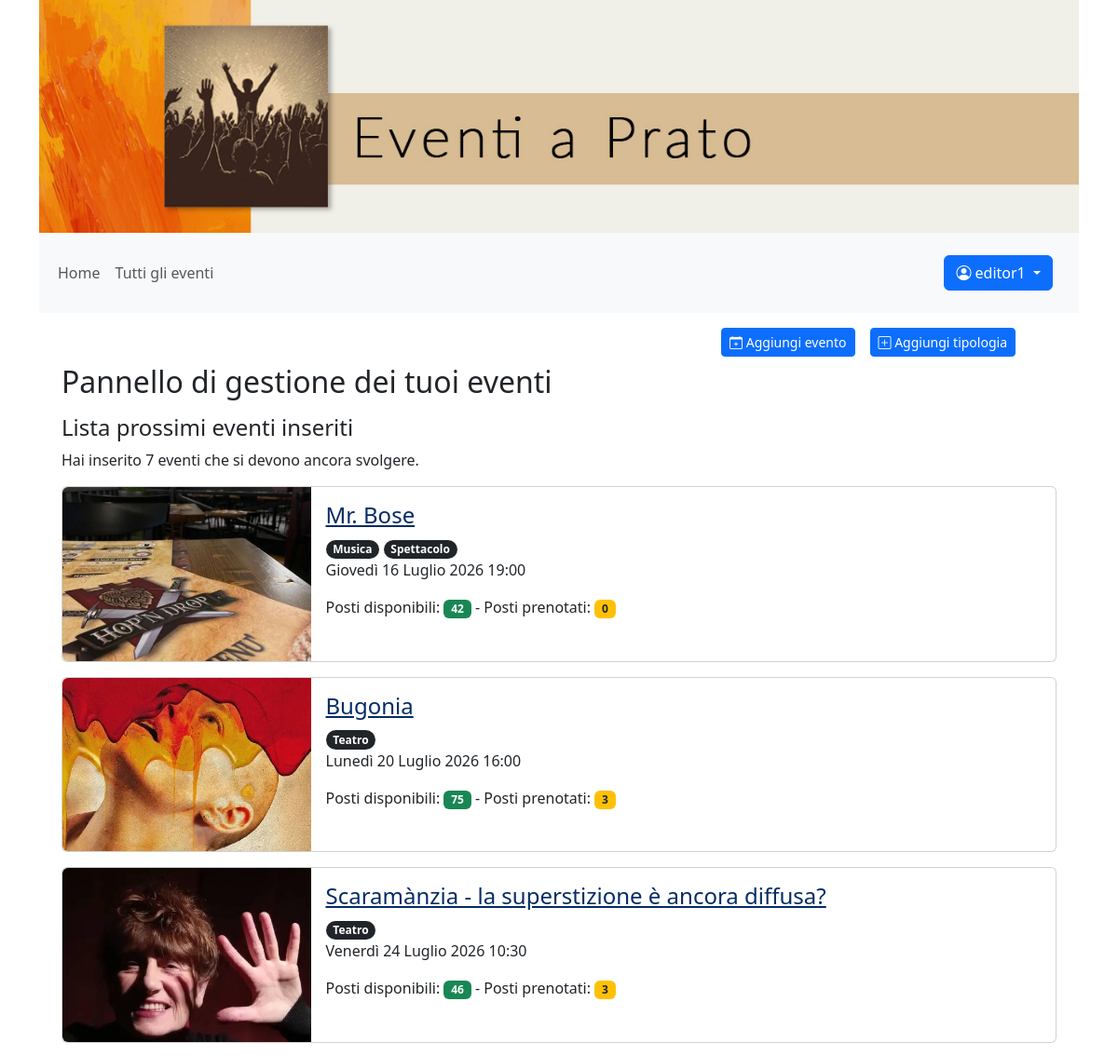
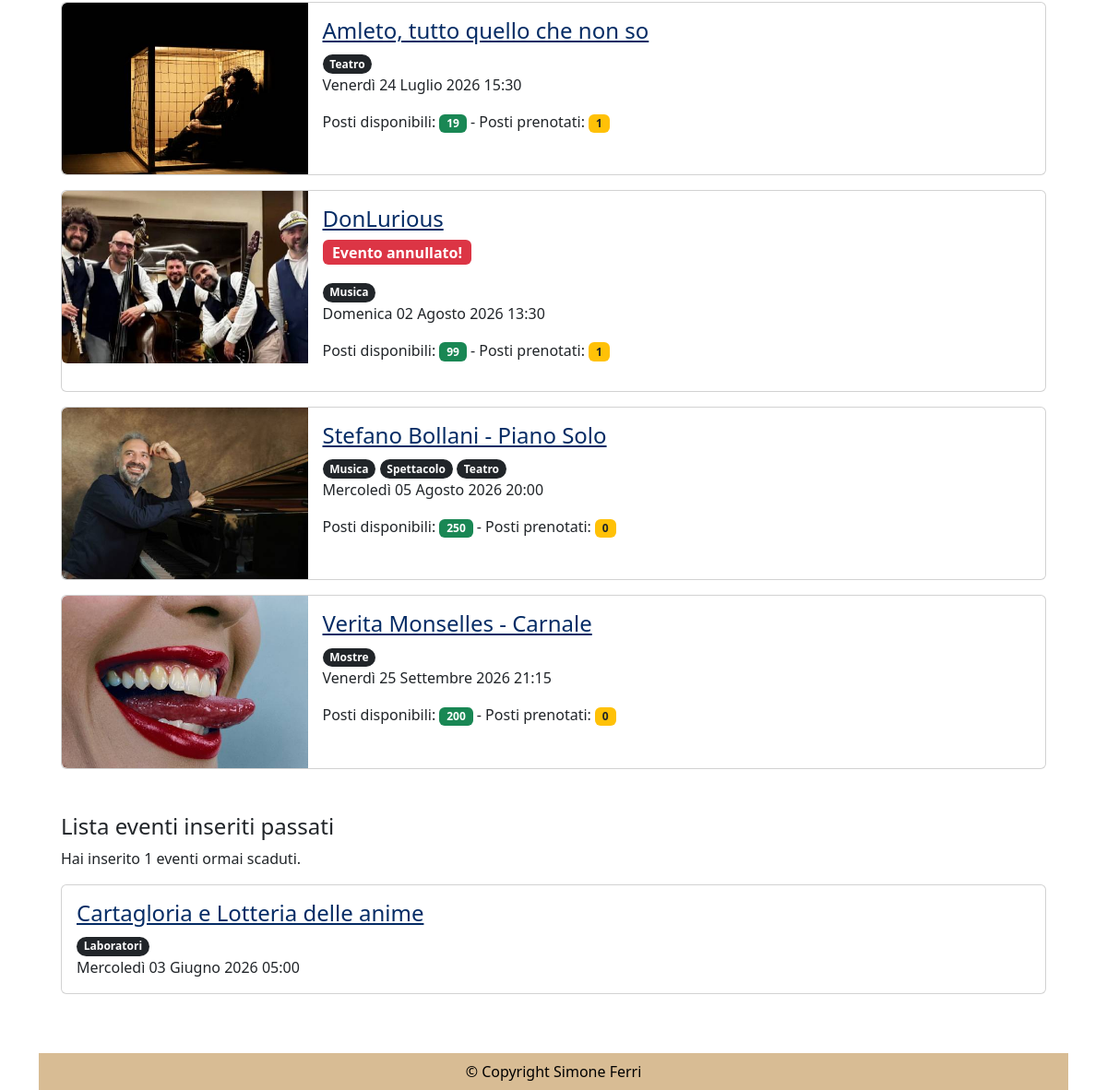
Page /eventi_inseriti/ (signed in) on the committed database (2 pictures, top to bottom).
### eventi_accounts/models.py (models this page shows)
class CustomUser(AbstractUser):
    eta = models.PositiveIntegerField(null=True, blank=True, verbose_name="Età")
    telefono = models.PositiveIntegerField(null=True, blank=True)

### eventi_gestione/models.py (models this page shows, shortened)
class Eventi(models.Model):
    nome_evento = models.CharField(max_length=100)
    descrizione_evento = models.TextField()
    tipo_evento = models.ManyToManyField(Tipologia, related_name='eventi')
    luogo_evento = models.CharField(max_length=100)
    data_ora_evento = models.DateTimeField()
    immagine_evento = models.ImageField(upload_to='eventi/', blank=True)
    posti_prenotabili = models.PositiveIntegerField(null=True, blank=True)
    prezzo = models.PositiveIntegerField(null=True, blank=True, default=0)
    pubblicato = models.BooleanField(default=False)
    annullato = models.BooleanField(default=False)
    creatore = models.ForeignKey(CustomUser, on_delete=models.CASCADE, related_name='eventi_creati', limit_choices_to={'groups__name': 'redattori'})

class Tipologia(models.Model):
    nome_tipo = models.CharField(max_length=100)
    creatore = models.ForeignKey(CustomUser, on_delete=models.CASCADE, related_name='tipologie_create')
    class Meta:
        ordering = ['nome_tipo']

### eventi_pagine/views.py (the view)
# urls.py: path("eventi_inseriti/", EditorEventListView.as_view(), name="eventi_inseriti"),
class EditorEventListView(LoginRequiredMixin, UserPassesTestMixin, ListView):
    model = Eventi
    template_name = 'gestione_eventi_elenco.html'
    context_object_name = 'gestione_eventi_elenco'
    def get_queryset(self):
        return Eventi.objects.filter(creatore=self.request.user, data_ora_evento__gte = timezone.now()).order_by('data_ora_evento')
    def get_context_data(self, **kwargs):
        context = super().get_context_data(**kwargs)
        context['eventi_inseriti_passati'] = Eventi.objects.filter(creatore=self.request.user,data_ora_evento__lt = timezone.now()).order_by('data_ora_evento')
        return context
    def test_func(self):
        return self.request.user.groups.filter(name='redattori').exists()

### eventi_pagine/templatetags/auth_extras.py (called while the page is built)
@register.filter(name='has_group')
def has_group(user, group_name):
    return user.groups.filter(name=group_name).exists()

### templates/gestione_eventi_elenco.html (shortened to what this page needs)
{% extends "base.html" %}
{% load auth_extras %}
{% block content %}
    {% if user.is_authenticated and user|has_group:"redattori" %}
        <nav class="navbar navbar-expand navbar-light bg-white mt-2">
            <div class="container-fluid">
                <div class="d-flex align-items-center">
                    <ul class="navbar-nav me-auto mb-2 mb-lg-0">
                        <li class="nav-item me-2">
                            <a href="/gestione_eventi/" class="btn btn-primary btn-sm bd-white" role="button"><i class="bi bi-calendar-plus"></i> Aggiungi evento</a>
                        </li>
                        <li class="nav-item">
                            <a href="/gestione_tipologia/" class="btn btn-primary btn-sm ms-lg-2" role="button"><i class="bi bi-plus-square"></i> Aggiungi tipologia</a>
                        </li>
		            <ul>
                </div>
            </div>
        </nav>
    {% endif %}
    <h2 class="{% if user.is_authenticated and not user|has_group:"redattori" %} mt-5 {% endif %}">Pannello di gestione dei tuoi eventi</h2>
    <h3 class="h4 mt-3">Lista prossimi eventi inseriti</h3>
    {% if gestione_eventi_elenco %}
        <p>Hai inserito {{ gestione_eventi_elenco.count }} eventi che si devono ancora svolgere.</p>
            {% for evento_inserito in gestione_eventi_elenco %}
                <div class="card mb-3" >
                    <div class="row g-0">
                        <div class="col-md-3">
                            {% if evento_inserito.immagine_evento %}
                                <img src="{{ evento_inserito.immagine_evento.url }}" class="img-fluid rounded-start" alt="">
                            {% endif %}
                        </div>
                        <div class="col-md-9">
                                <div class="card-body">
                                    <h3 class="card-title h4"><a class="text-primary-emphasis" href="{% url 'evento' evento_inserito.id %}">{{ evento_inserito.nome_evento }}</a></h3>
                                    {% if evento_inserito.annullato %}
                                        <p class="badge bg-danger fs-6">Evento annullato!</p>
                                    {% endif %}
                                    <p class="card-text">
                                        {% for tipologia in evento_inserito.tipo_evento.all %}
                                            <span class="badge rounded-pill text-bg-dark">{{ tipologia.nome_tipo }}</span>
                                        {% endfor %}
                                        <br>
                                        {{ evento_inserito.data_ora_evento }}<br>
                                        <p>Posti disponibili: <span class="badge bg-success">{{ evento_inserito.posti_prenotabili}}</span> - Posti prenotati: <span class="badge bg-warning text-dark">{{ evento_inserito.prenotazione_set.count }}</span> </p>
                                    </p>
                                </div>
                        </div>
                    </div>
                </div>
            {% endfor %}
    {% else %}
        <p class="alert alert-warning" role="alert">Nessun evento inserito</p>
    {% endif %}
    <h3 class="mt-5 h4">Lista eventi inseriti passati</h3>
    {% if eventi_inseriti_passati %}
        <p>Hai inserito {{ eventi_inseriti_passati.count }} eventi ormai scaduti.</p>
            {% for evento_inserito in eventi_inseriti_passati %}
                <div class="card mb-3" >
                    <div class="row g-0">
                        <div class="col-12">
                                <div class="card-body">
                                    <h3 class="card-title h4" ><a  class="text-primary-emphasis" href="{% url 'evento' evento_inserito.id %}">{{ evento_inserito.nome_evento }}</a></h3>
                                    <p class="card-text">
                                        {% for tipologia in evento_inserito.tipo_evento.all %}
                                            <span class="badge rounded-pill text-bg-dark">{{ tipologia.nome_tipo }}</span>
                                        {% endfor %}
                                        <br>
                                        {{ evento_inserito.data_ora_evento }}<br>
                                    </p>
                                </div>
                        </div>
                    </div>
                </div>
            {% endfor %}
    {% else %}
        <p class="alert alert-warning" role="alert">Nessun evento scaduto tra quelli inseriti</p>
    {% endif %}
{% endblock content %}

### templates/base.html (shortened to what this page needs)
{% load auth_extras %}
{% load static %}
<!DOCTYPE html>
<html lang="it">
    <head>
        <link href="https://cdn.jsdelivr.net/npm/bootstrap@5.3.8/dist/css/bootstrap.min.css" rel="stylesheet">
        <link rel="stylesheet" href="https://cdn.jsdelivr.net/npm/bootstrap-icons@1.13.1/font/bootstrap-icons.min.css">
        <link  rel="stylesheet"  href="{% static 'css/style.css' %}" type="text/css"  />
    </head>
    <body class="container d-flex flex-column min-vh-100">
        <header>
            <div class="header_img"></div>
            <nav class="navbar navbar-expand-lg bg-body-tertiary">
              <div class="container-fluid">
                <div class="collapse navbar-collapse" id="navbarText">
                  <ul class="navbar-nav me-auto mb-2 mb-lg-0 f5">
                    <li class="nav-item">
                        <a {% if request.resolver_match.url_name == 'home' %}class="nav-link active" aria-current="page"{% else %}class="nav-link"{% endif %} href="/">Home</a>
                    </li>
                    <li class="nav-item">
                      <a  {% if request.resolver_match.url_name == 'eventi' %}class="nav-link active" aria-current="page"{% else %}class="nav-link"{% endif %} href="/eventi">Tutti gli eventi</a>
                    </li>
                  </ul>
                  <span class="navbar-text">
                    {% if user.is_authenticated %}
                        <div class="navbar-text me-3">
                            <div class="btn-group">
                                <button type="button" class="btn btn-primary dropdown-toggle" data-bs-toggle="dropdown" aria-expanded="false">
                                <i class="bi bi-person-circle"></i> {{ user.username }} <span class="visually-hidden">Menu utente</span>
                                </button>
                            </div>
                        </div>
                    {% else %}
                        <a href="/login/" class="btn btn-primary text-bg-primary" role="button">Sign in</a>
                        <a href="/signup/" class="btn btn-secondary text-bg-secondary" role="button">Sign up</a>
                    {% endif %}
                  </span>
                </div>
              </div>
            </nav>
        </header>
        <main class="container flex-grow-1">
        <div class="container">
          {% block content %}
          {% endblock content %}
        </div>
        </main>
        <footer class="text-black text-center p-2 mt-5 ">
            © Copyright Simone Ferri
        </footer>
    </body>
</html>

### static/css/style.css (style rules this page uses)
.header_img { background-image: url('../img/testata-eventi.jpg'); background-size: cover; height: 250px; }
footer { background-color: #d8bc94; }

### rows in the picture
CustomUser: username "editor1"
Eventi: immagine_evento (picture), nome_evento "Mr. Bose", data_ora_evento "Giovedì 16 Luglio 2026 19:00", posti_prenotabili "42", prenotazione_set.count "0"
Tipologia: nome_tipo "Musica"
Tipologia: nome_tipo "Spettacolo"
Eventi: immagine_evento (picture), nome_evento "Bugonia", data_ora_evento "Lunedì 20 Luglio 2026 16:00", posti_prenotabili "75", prenotazione_set.count "3"
Tipologia: nome_tipo "Teatro"
Eventi: immagine_evento (picture), nome_evento "Scaramànzia - la superstizione è ancora diffusa?", data_ora_evento "Venerdì 24 Luglio 2026 10:30", posti_prenotabili "46", prenotazione_set.count "3"
Eventi: immagine_evento (picture), nome_evento "Amleto, tutto quello che non so", data_ora_evento "Venerdì 24 Luglio 2026 15:30", posti_prenotabili "19", prenotazione_set.count "1"
Eventi: immagine_evento (picture), nome_evento "DonLurious", annullato "Evento annullato!", data_ora_evento "Domenica 02 Agosto 2026 13:30", posti_prenotabili "99", prenotazione_set.count "1"
Eventi: immagine_evento (picture), nome_evento "Stefano Bollani - Piano Solo", data_ora_evento "Mercoledì 05 Agosto 2026 20:00", posti_prenotabili "250", prenotazione_set.count "0"
Eventi: immagine_evento (picture), nome_evento "Verita Monselles - Carnale", data_ora_evento "Venerdì 25 Settembre 2026 21:15", posti_prenotabili "200", prenotazione_set.count "0"
Tipologia: nome_tipo "Mostre"
Eventi: nome_evento "Cartagloria e Lotteria delle anime", data_ora_evento "Mercoledì 03 Giugno 2026 05:00"
Tipologia: nome_tipo "Laboratori"

### other values in the picture
{{ gestione_eventi_elenco.count }} "7"
{{ eventi_inseriti_passati.count }} "1"
